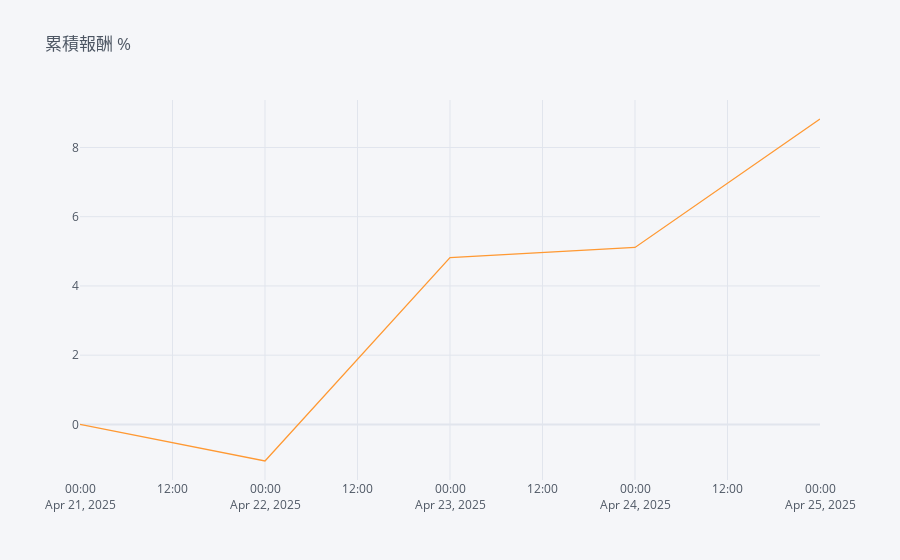

The code cell stored with this chart in its notebook:
### Code cell
bt_ret_last10days = bt_ret.shift(2).iloc[-5:] * 100
bt_ret_last10days.iloc[0] = 0
bt_ret_last10days.cumsum().iplot(title='累積報酬 % ')

### Figure 1 — Plotly figure (JSON) as saved in the notebook; plotly's stock layout.template omitted (floating-point values rounded to 4 significant figures)
{"data": [{"line": {"color": "rgba(255, 153, 51, 1.0)", "dash": "solid", "shape": "linear", "width": 1.3}, "mode": "lines", "name": "ic_ir_return", "text": "", "type": "scatter", "x": ["2025-04-21", "2025-04-22", "2025-04-23", "2025-04-24", "2025-04-25"], "y": [0, -1.057, 4.82, 5.113, 8.822]}], "layout": {"legend": {"bgcolor": "#F5F6F9", "font": {"color": "#4D5663"}}, "paper_bgcolor": "#F5F6F9", "plot_bgcolor": "#F5F6F9", "title": {"font": {"color": "#4D5663"}, "text": "累積報酬 % "}, "xaxis": {"gridcolor": "#E1E5ED", "showgrid": true, "tickfont": {"color": "#4D5663"}, "title": {"font": {"color": "#4D5663"}, "text": ""}, "zerolinecolor": "#E1E5ED"}, "yaxis": {"gridcolor": "#E1E5ED", "showgrid": true, "tickfont": {"color": "#4D5663"}, "title": {"font": {"color": "#4D5663"}, "text": ""}, "zerolinecolor": "#E1E5ED"}}}
